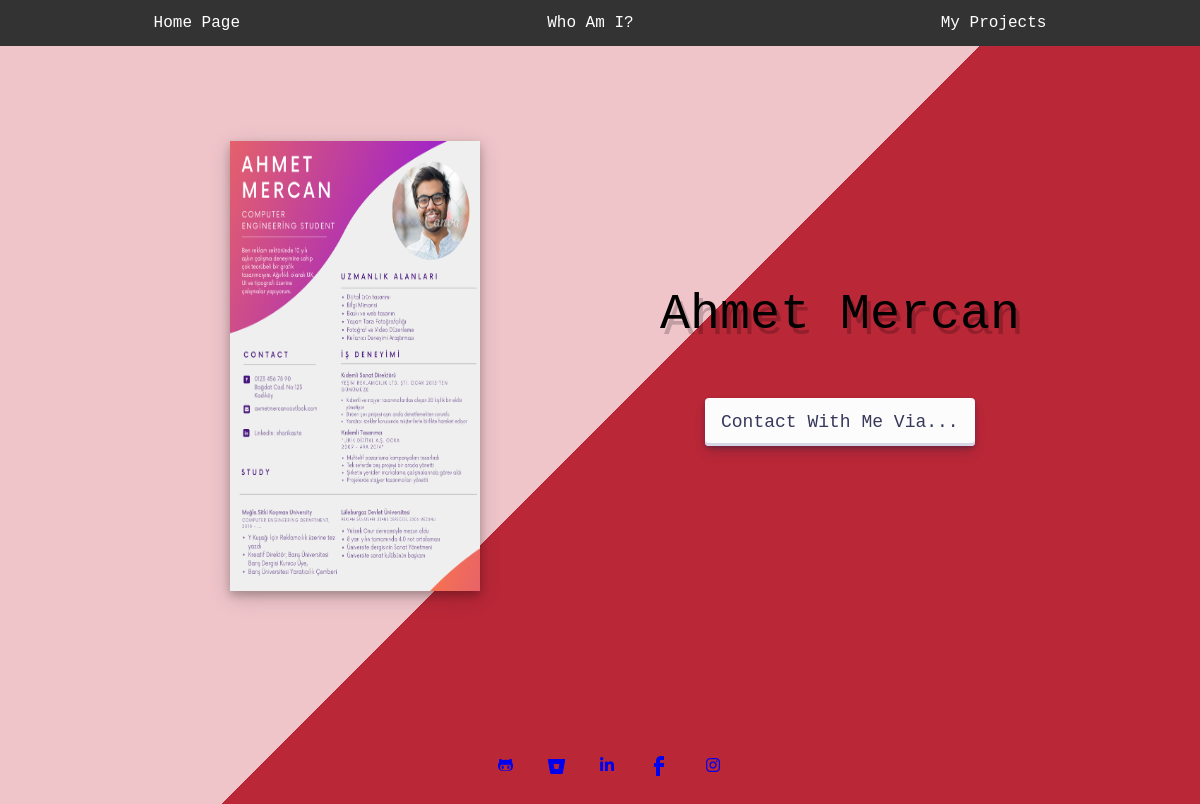
The page / on the database its author committed.
### portfolio/models.py (models this page shows)
class myportfolio(models.Model):
    name = models.CharField(max_length=100, verbose_name = 'Name', )
    surname = models.CharField(max_length=150, verbose_name = 'Surname')
    picture = models.ImageField(upload_to = "images/")
    github = models.CharField(max_length=250, verbose_name="Git link")
    bitbucket = models.CharField(max_length=250, verbose_name="BitBucket Link")
    linkedin = models.CharField(max_length=250, verbose_name="Linkedin")
    fb = models.CharField(max_length=250, verbose_name="Facebook")
    instagram = models.CharField(max_length=250, verbose_name="Instagram Link")
    def __str__(self):
        return self.name

### portfolio/views.py (the view)
# urls.py: path('', views.index, name="layout"),
def index(request):
    if request.method == 'GET':
        try:
            personal = myportfolio.objects.get()
        except:
            personal = None
        context = {
            "personal": personal,
        }
        print(context.get("personal"))
    return render(request, 'personal.html', context)

### templates/personal.html
{% extends 'layout.html'%}
{% block content %}
    <div class="personal">
            <img class= "photo" src="{{personal.picture.url}}" alt="">
            <div class="personal-info">
                <div class="personalinfo">{{personal.name }} {{ personal.surname}}</div>
                <div class="contact">Contact With Me Via...</div>
            </div>
            <div class="conctactwith">
                <div class="inf">
                    <a target= "blanck" href={{personal.github}}><i class="fab fa-github-alt" ></i></a>
                </div>
                <div class="inf">
                    <a target= "blanck"  href="{{personal.bitbucket}}"><i class="gg-bitbucket"></i></a>
                </div>
                <div class="inf">
                    <a target= "blanck"  href="{{personal.linkedin}}"><i class="fab fa-linkedin-in"></i></a>
                </div>
                <div class="inf">
                    <a target= "blanck"  href="{{personal.fb}}"> <i class="gg-facebook"></i></a>
                </div>
                <div class="inf">
                    <a target= "blanck"  href="{{personal.instagram }}"><i class="fab fa-instagram"></i></a>
                </div>
        </div>
    </div>
{% endblock %}

### static/css/main.css (style rules this page uses)
* { padding: 0px; margin: 0px; font-family: "JetBrains Mono",monospace; scroll-behavior: smooth; }

### static/css/personal.css (style rules this page uses)
.personal { height: 100vh; display: grid; grid-template-columns: 40vw auto auto; grid-template-rows: 80vh; grid-template-areas: "photo emtpy ." "photo cont cont" "contactwith" "contactwith" "contactwith"; background: linear-gradient(-45deg, rgba(186, 39, 55, 1) 0%, rgba(186, 39, 55, 1) 51%, rgba(239, 197, 202, 1) 51%, rgba(239, 197, 202, 1) 100%); }
.photo { position: relative; height: 450px; width: 250px; grid-area: "photo"; justify-self: end; align-self: center; animation: hophop 2s infinite; box-shadow: 0 4px 8px 0 rgba(0, 0, 0, 0.2), 0 6px 20px 0 rgba(0, 0, 0, 0.19); }
.personal-info { height: 20vh; width: auto; grid-area: "cont"; justify-self: center; align-self: center; display: flex; flex-direction: column; justify-content: space-between; grid-column-start: 2; grid-column-end: 4; }
.personalinfo { font-size: 50px; height: auto; width: auto; justify-content: center; align-self: center; text-shadow: 4px 6px rgba(0, 0, 0, 0.2); }
.contact { width: fit-content; align-items: center; appearance: none; background-color: #FCFCFD; border-radius: 4px; border-width: 0; box-shadow: rgba(45, 35, 66, 0.4) 0 2px 4px,rgba(45, 35, 66, 0.3) 0 7px 13px -3px,#D6D6E7 0 -3px 0 inset; box-sizing: border-box; color: #36395A; cursor: pointer; display: inline-flex; font-family: "JetBrains Mono",monospace; height: 48px; justify-content: center; line-height: 1; list-style: none; overflow: hidden; padding-left: 16px; padding-right: 16px; position: relative; text-align: left; text-decoration: none; transition: box-shadow .15s,transform .15s; user-select: none; -webkit-user-select: none; touch-action: manipulation; white-space: nowrap; will-change: box-shadow,transform; font-size: 18px; align-self: center; }
.conctactwith { display: flex; flex-direction: row; flex-wrap: wrap; justify-content: space-around; grid-area: "contactwith"; grid-column-start: 2; grid-column-end: 3; align-items:center; }

### static/css/all.css (style rules this page uses)
.fa, .fas, .far, .fal, .fad, .fab { -moz-osx-font-smoothing: grayscale; -webkit-font-smoothing: antialiased; display: inline-block; font-style: normal; font-variant: normal; text-rendering: auto; line-height: 1; }
.fa-github-alt:before { content: "\f113"; }
.fa-instagram:before { content: "\f16d"; }
.fa-linkedin-in:before { content: "\f0e1"; }
.fab { font-family: 'Font Awesome 5 Brands'; font-weight: 400; }

### rows shown on the page
myportfolio: picture (picture), name "Ahmet", surname "Mercan"
